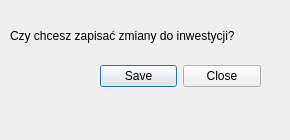
<?xml version="1.0" encoding="UTF-8"?>
<ui version="4.0">
 <class>UnsavedDialog</class>
 <widget class="QDialog" name="UnsavedDialog">
  <property name="geometry">
   <rect>
    <x>0</x>
    <y>0</y>
    <width>290</width>
    <height>140</height>
   </rect>
  </property>
  <property name="minimumSize">
   <size>
    <width>290</width>
    <height>140</height>
   </size>
  </property>
  <property name="maximumSize">
   <size>
    <width>300</width>
    <height>150</height>
   </size>
  </property>
  <property name="windowTitle">
   <string>Dialog</string>
  </property>
  <widget class="QDialogButtonBox" name="buttonBox">
   <property name="geometry">
    <rect>
     <x>100</x>
     <y>60</y>
     <width>161</width>
     <height>32</height>
    </rect>
   </property>
   <property name="orientation">
    <enum>Qt::Horizontal</enum>
   </property>
   <property name="standardButtons">
    <set>QDialogButtonBox::Close|QDialogButtonBox::Save</set>
   </property>
   <property name="centerButtons">
    <bool>true</bool>
   </property>
  </widget>
  <widget class="QLabel" name="label">
   <property name="geometry">
    <rect>
     <x>10</x>
     <y>10</y>
     <width>261</width>
     <height>51</height>
    </rect>
   </property>
   <property name="text">
    <string>Czy chcesz zapisać zmiany do inwestycji?</string>
   </property>
  </widget>
 </widget>
 <resources/>
 <connections>
  <connection>
   <sender>buttonBox</sender>
   <signal>accepted()</signal>
   <receiver>UnsavedDialog</receiver>
   <slot>accept()</slot>
   <hints>
    <hint type="sourcelabel">
     <x>248</x>
     <y>254</y>
    </hint>
    <hint type="destinationlabel">
     <x>157</x>
     <y>274</y>
    </hint>
   </hints>
  </connection>
  <connection>
   <sender>buttonBox</sender>
   <signal>rejected()</signal>
   <receiver>UnsavedDialog</receiver>
   <slot>reject()</slot>
   <hints>
    <hint type="sourcelabel">
     <x>316</x>
     <y>260</y>
    </hint>
    <hint type="destinationlabel">
     <x>286</x>
     <y>274</y>
    </hint>
   </hints>
  </connection>
 </connections>
</ui>
